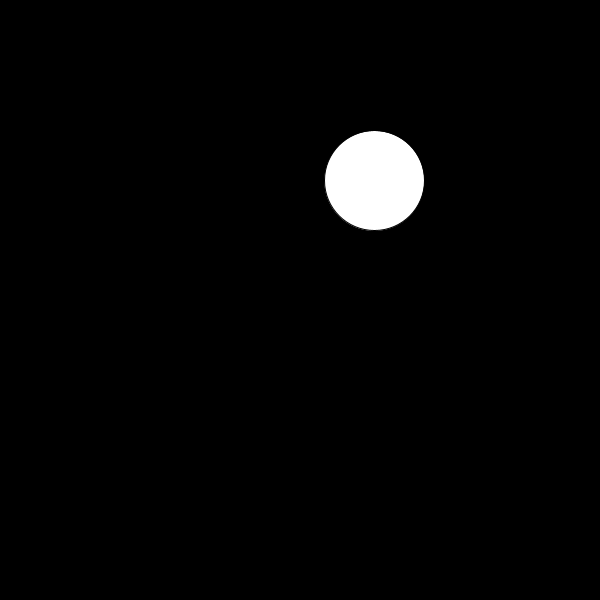
Frame 1 (no input)
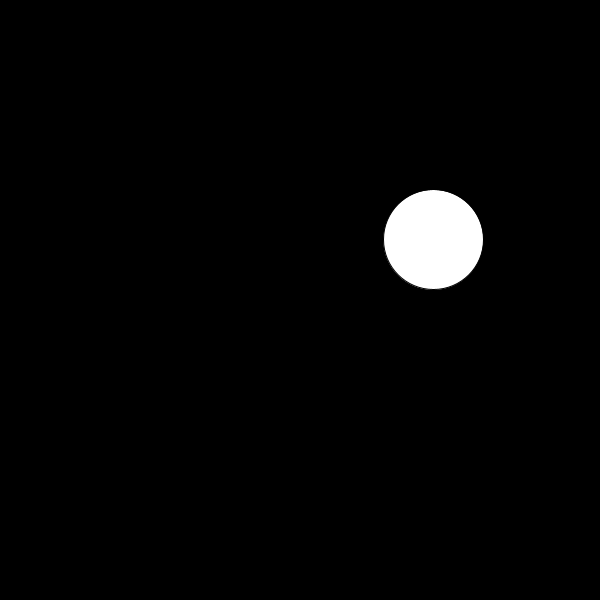
Frame 60 (the mouse pressed at the canvas centre just before this capture)
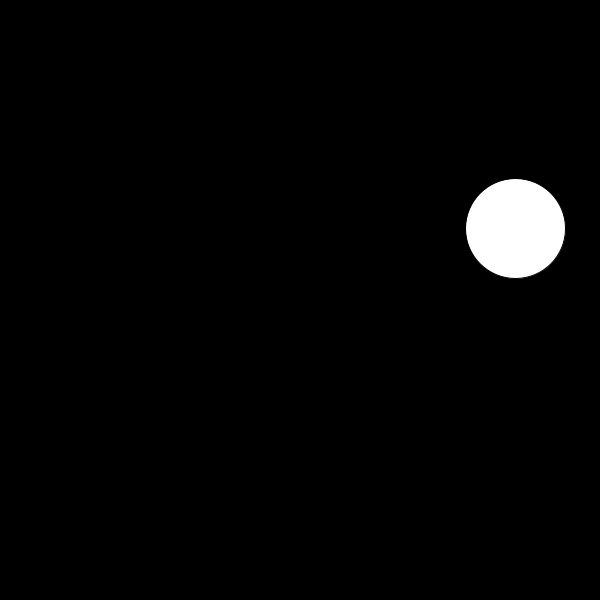
Frame 120 (the mouse held since frame 60 and released just before this capture)

The Processing sketch that drew these frames (run headless with seeded random() and noise(); from frame 60 on, the mouse is pressed at the canvas centre):

// Processing sketch: prac17
// ── prac17.pde
float x, dirx, y, diry, vel, dim, rad;

void setup() {
  size(600, 600);
  smooth();
  dirx = 1;
  diry = 1;
  vel = 1;

  dim = 100;
  rad = dim/2;

  x = random(rad, width-rad);
  y = random(rad, height-rad);
}

void draw() {
  background(0);
  x += vel * dirx;
  y += vel * diry;
  if (x < rad || x > width-rad) {
    dirx *= -1;
  }
  if (y < rad || y > height-rad) {
    diry *= -1;
  } 
  ellipse(x, y, dim, dim);
}

void mousePressed() {
  x = random(rad, width-rad);
  y = random(rad, height-rad);
}
